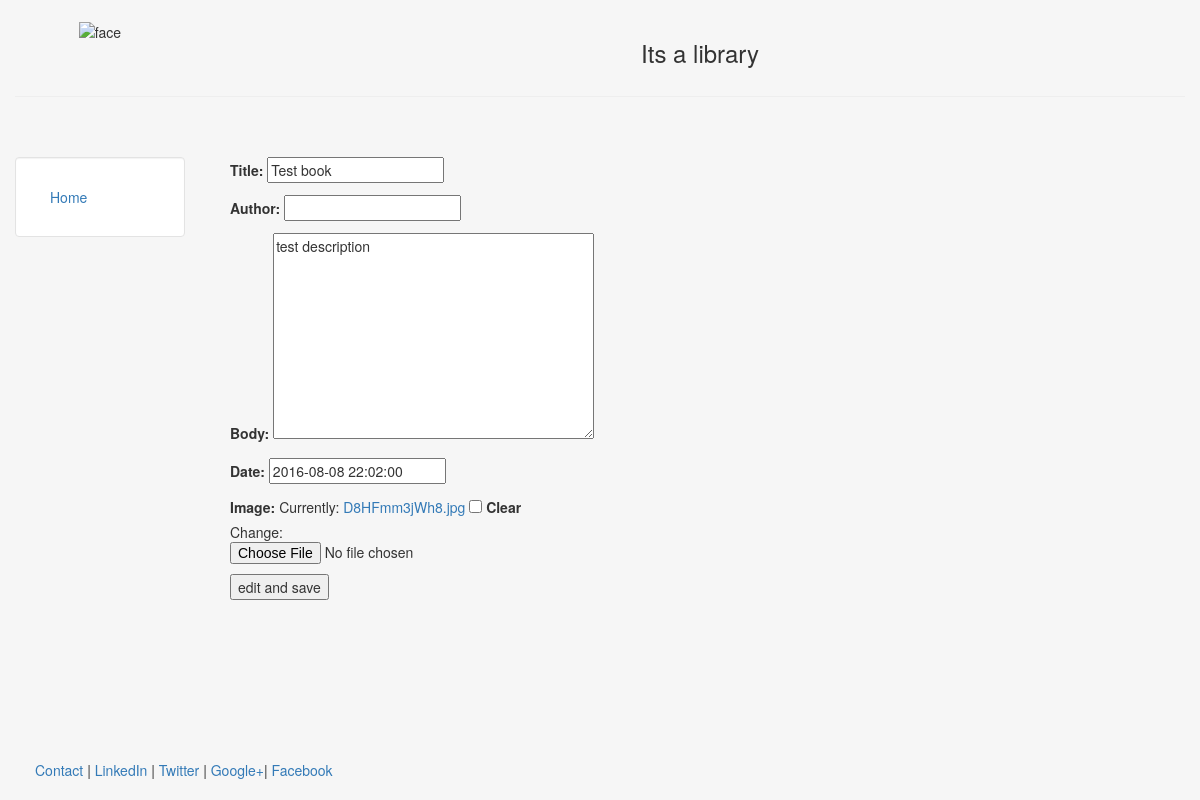
Screenshot of /13/edit/ with the database file from the repository.
### blog/models.py (models this page shows, shortened)
class Post(models.Model):
    title = models.CharField(max_length=150)
    body = models.TextField()
    date = models.DateTimeField(default=datetime.datetime.now)
    image = models.FileField(null=True, blank=True)
    author = models.CharField(max_length=50, null= True, blank=True)

### blog/views.py (the view)
# urls.py: url(r'^(?P<id>\d+)/edit/$', views.post_update, name='post_update'),
def post_update(request, id):
    instance = get_object_or_404(Post, id=id)
    form = PostForm(request.POST or None, request.FILES or None, instance=instance)
    if form.is_valid():
        instance = form.save(commit=False)
        instance.save()
        return HttpResponseRedirect(instance.get_absolute_url())
    context = {
        "post": instance,
        "form": form,
        "bname": "edit and save",
    }
    return render(request, 'blog/Add_post.html', context)

### blog/forms.py
class PostForm(forms.ModelForm):
    class Meta:
        model = Post
        fields = [
            "title",
            "author",
            "body",
            "date",
            "image",
        ]

### blog/templates/blog/Add_post.html (shortened to what this page needs)
{% extends "webapp/header.html" %}
{% block content %}
    <form method="POST" action="" enctype="multipart/form-data">
        {{ form.as_p }}
        <input type="submit" value="{{bname}}" >
    </form>
{% endblock %}

### webapp/templates/webapp/header.html (style rules this page uses)
html, body { height:100% }

### rows the page displays
Post: title "Test book", body "test description", date "2016-08-08 22:02:00"
